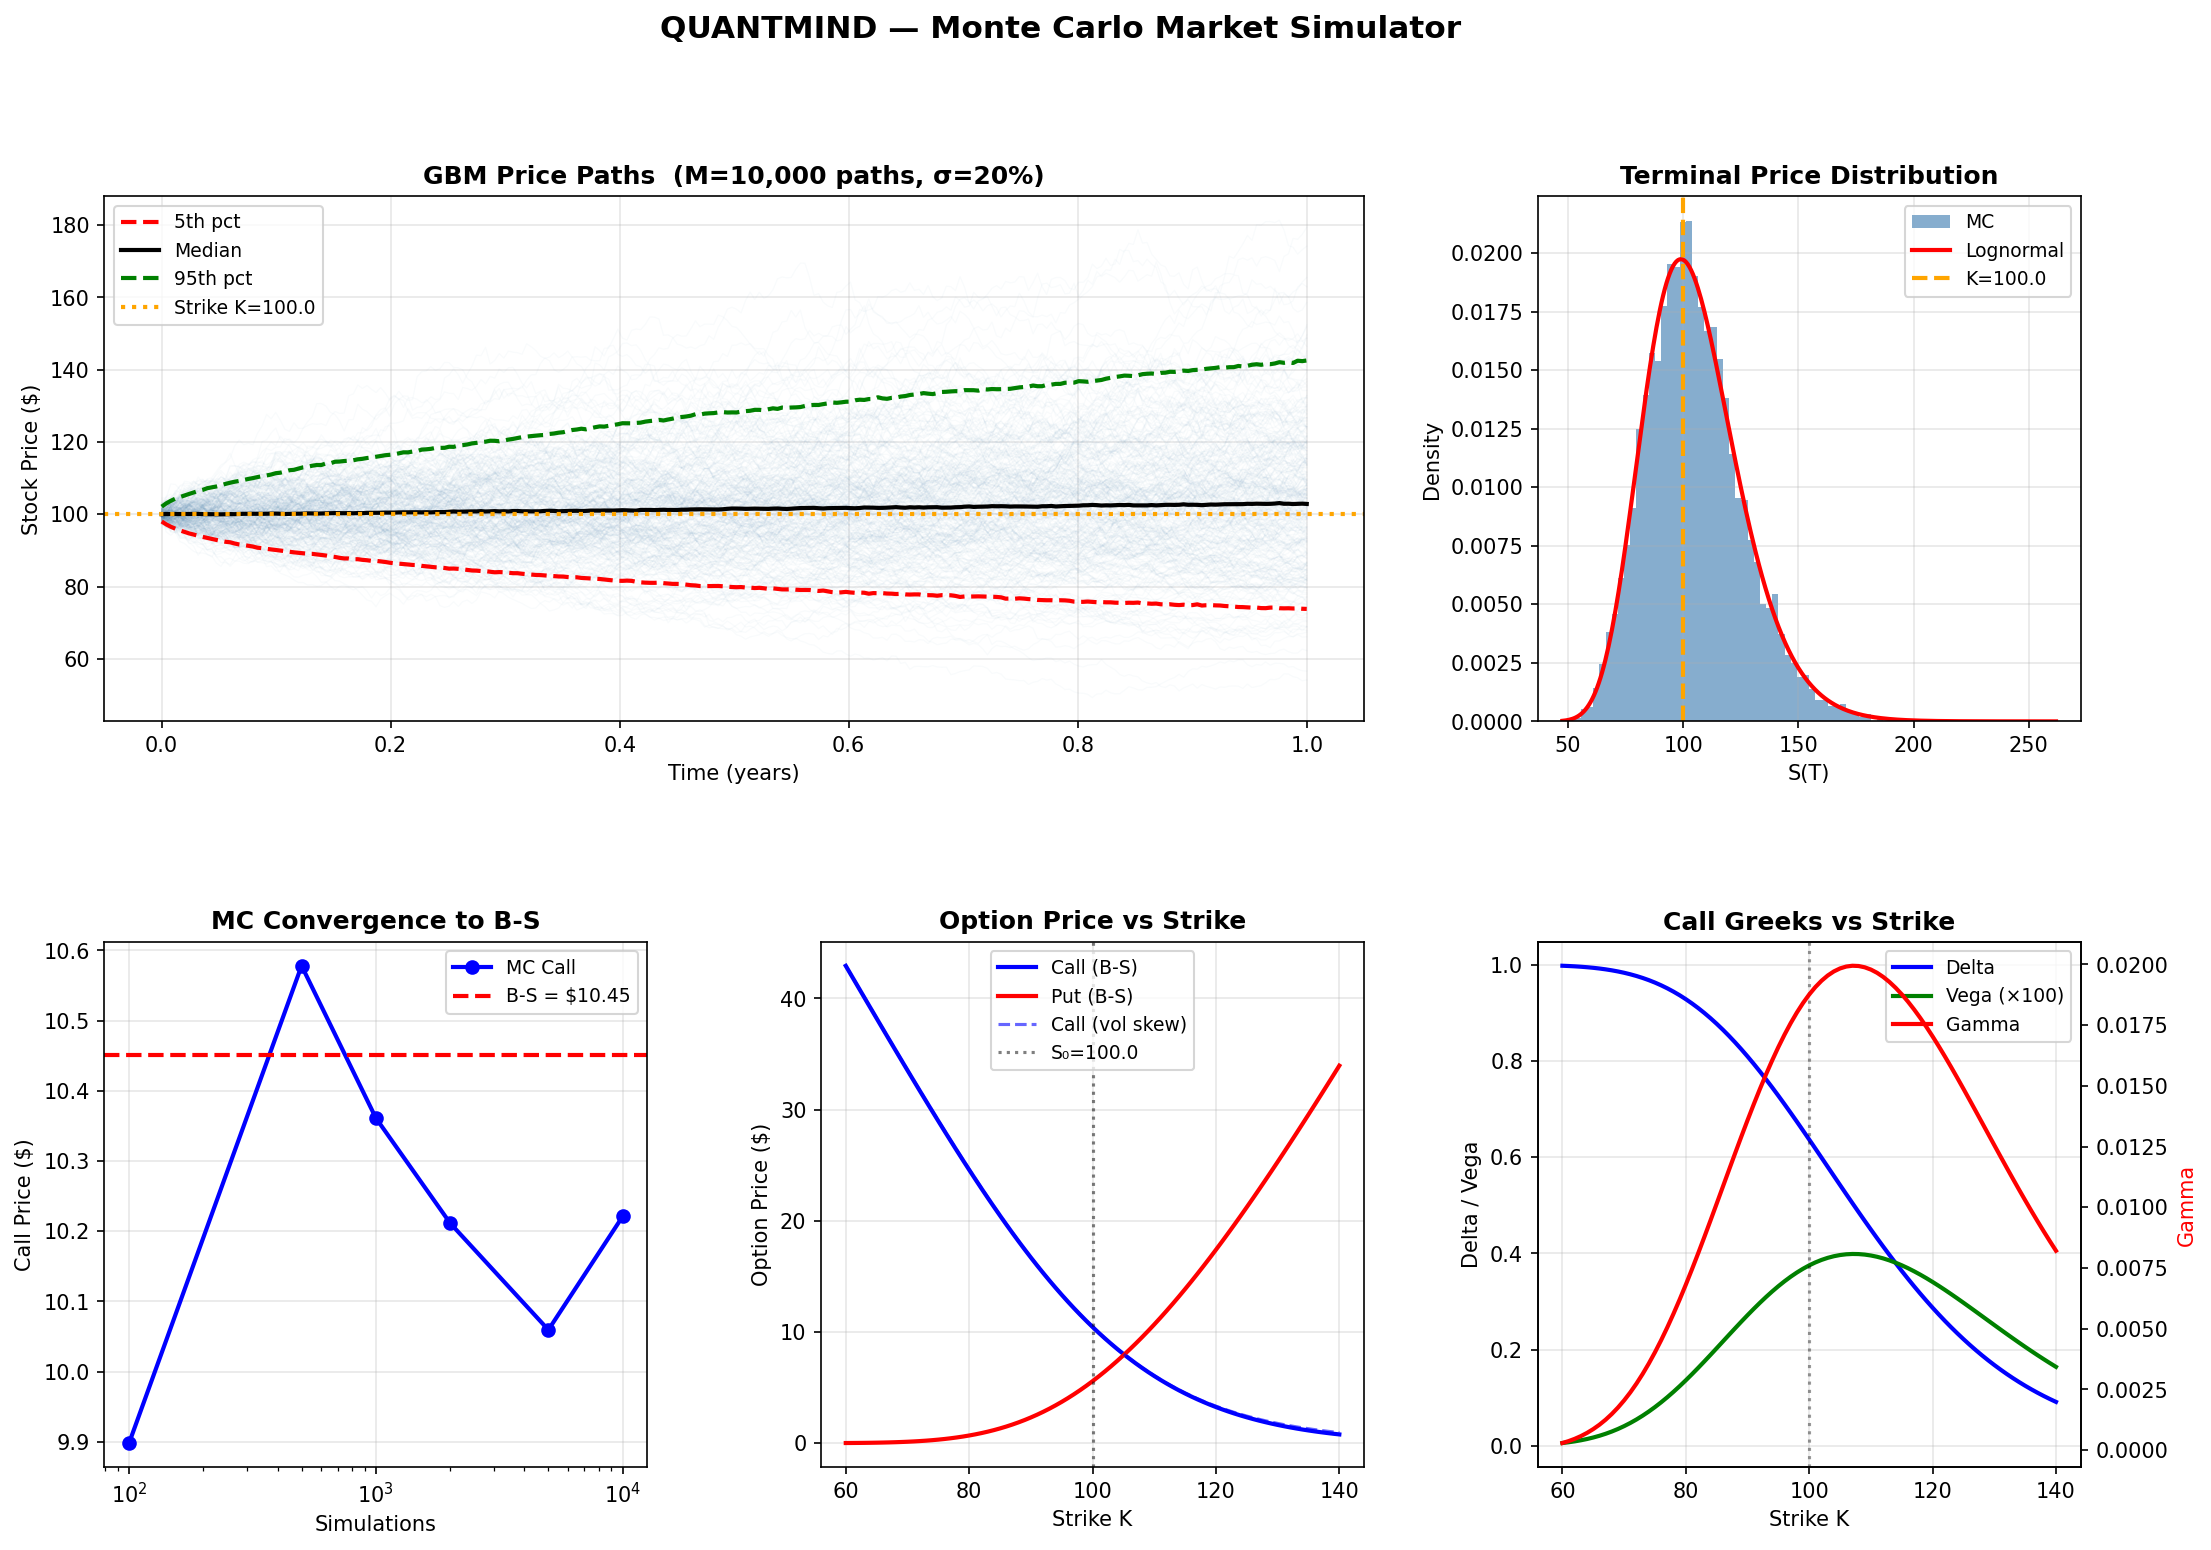

Reproduce this figure in Python.
"""
=============================================================================
  QUANTMIND — Monte Carlo Market Simulator
  Geometric Brownian Motion · Black-Scholes · Options Pricing · Greeks
=============================================================================
  Install : pip install numpy matplotlib scipy
  Run     : python 02_monte_carlo_simulator.py
=============================================================================
"""

import numpy as np
import matplotlib.pyplot as plt
import matplotlib.gridspec as gridspec
from scipy.stats import norm, lognorm
import warnings
warnings.filterwarnings('ignore')

np.random.seed(42)

print("="*62)
print("  QUANTMIND — Monte Carlo Market Simulator")
print("  GBM Simulation + Black-Scholes Options Pricing")
print("="*62)

# ─────────────────────────────────────────────────────────────────────────────
# PARAMETERS — Edit these freely
# ─────────────────────────────────────────────────────────────────────────────
S0    = 100.0    # Current stock price ($)
K     = 100.0    # Strike price ($)
T     = 1.0      # Time to expiry (years)
r     = 0.05     # Risk-free rate (annualized)
sigma = 0.20     # Volatility (annualized)
N     = 252      # Time steps per path (trading days)
M     = 10_000   # Monte Carlo paths

dt = T / N

print(f"\n  Parameters: S₀={S0} | K={K} | T={T}yr | r={r:.0%} | σ={sigma:.0%}")
print(f"  {M:,} paths × {N} steps\n")

# ─────────────────────────────────────────────────────────────────────────────
# SECTION 1 — GBM Simulation
#   Exact solution: S(t) = S₀ · exp((r - σ²/2)t + σ·W(t))
# ─────────────────────────────────────────────────────────────────────────────
print("─"*62)
print("  SECTION 1: Geometric Brownian Motion Simulation")

Z            = np.random.standard_normal((M, N))
increments   = (r - 0.5*sigma**2)*dt + sigma*np.sqrt(dt)*Z
S            = S0 * np.exp(np.cumsum(increments, axis=1))   # shape: (M, N)
S_T          = S[:, -1]                                      # terminal prices

E_ST_ana  = S0 * np.exp(r*T)
Std_ST_ana = S0 * np.exp(r*T) * np.sqrt(np.exp(sigma**2*T) - 1)

print(f"  E[S(T)] : analytical = {E_ST_ana:.4f}  |  simulated = {np.mean(S_T):.4f}")
print(f"  Std[S(T)]: analytical = {Std_ST_ana:.4f}  |  simulated = {np.std(S_T):.4f}")

# ─────────────────────────────────────────────────────────────────────────────
# SECTION 2 — Black-Scholes Analytical Solution
# ─────────────────────────────────────────────────────────────────────────────
print("\n" + "─"*62)
print("  SECTION 2: Black-Scholes Analytical Pricing")

def black_scholes(S0, K, T, r, sigma, opt='call'):
    """Return price and full Greeks for a European option."""
    d1 = (np.log(S0/K) + (r + 0.5*sigma**2)*T) / (sigma*np.sqrt(T))
    d2 = d1 - sigma*np.sqrt(T)
    pv_K = K * np.exp(-r*T)

    if opt == 'call':
        price = S0*norm.cdf(d1) - pv_K*norm.cdf(d2)
        delta = norm.cdf(d1)
        theta = (-(S0*norm.pdf(d1)*sigma)/(2*np.sqrt(T))
                 - r*pv_K*norm.cdf(d2)) / 365
        rho   = pv_K * T * norm.cdf(d2) / 100
    else:
        price = pv_K*norm.cdf(-d2) - S0*norm.cdf(-d1)
        delta = -norm.cdf(-d1)
        theta = (-(S0*norm.pdf(d1)*sigma)/(2*np.sqrt(T))
                 + r*pv_K*norm.cdf(-d2)) / 365
        rho   = -pv_K * T * norm.cdf(-d2) / 100

    gamma = norm.pdf(d1) / (S0*sigma*np.sqrt(T))
    vega  = S0 * norm.pdf(d1) * np.sqrt(T) / 100   # per 1% vol change

    return dict(price=price, delta=delta, gamma=gamma,
                vega=vega, theta=theta, rho=rho, d1=d1, d2=d2)

call_bs = black_scholes(S0, K, T, r, sigma, 'call')
put_bs  = black_scholes(S0, K, T, r, sigma, 'put')

print(f"\n  BLACK-SCHOLES PRICES")
print(f"  Call = ${call_bs['price']:.4f}   Put = ${put_bs['price']:.4f}")

pcp_lhs = call_bs['price'] - put_bs['price']
pcp_rhs = S0 - K*np.exp(-r*T)
print(f"\n  PUT-CALL PARITY CHECK: C − P = {pcp_lhs:.4f}  |  S₀ − Ke^(−rT) = {pcp_rhs:.4f}")
print(f"  {'✅ HOLDS' if abs(pcp_lhs - pcp_rhs) < 0.001 else '❌ FAILS'}")

print(f"\n  GREEKS (Call option, ATM)")
for g, v in [('Δ Delta ', call_bs['delta']),
             ('Γ Gamma ', call_bs['gamma']),
             ('ν Vega  ', call_bs['vega']),
             ('Θ Theta ', call_bs['theta']),
             ('ρ Rho   ', call_bs['rho'])]:
    desc = {'Δ Delta ': '[ΔPrice / ΔS]',
            'Γ Gamma ': '[ΔDelta / ΔS]',
            'ν Vega  ': '[per 1% vol move]',
            'Θ Theta ': '[daily decay $]',
            'ρ Rho   ': '[per 1% rate move]'}[g]
    print(f"    {g} = {v:>8.4f}   {desc}")

# ─────────────────────────────────────────────────────────────────────────────
# SECTION 3 — Monte Carlo Option Pricing
# ─────────────────────────────────────────────────────────────────────────────
print("\n" + "─"*62)
print("  SECTION 3: Monte Carlo Option Pricing")

disc    = np.exp(-r*T)
call_mc = disc * np.mean(np.maximum(S_T - K, 0))
put_mc  = disc * np.mean(np.maximum(K - S_T, 0))
call_se = disc * np.std(np.maximum(S_T-K,0)) / np.sqrt(M)
put_se  = disc * np.std(np.maximum(K-S_T,0)) / np.sqrt(M)

print(f"\n  {'':6} {'MC Price':>10} {'95% CI':>24} {'B-S':>8} {'Error':>8}")
print(f"  {'-'*58}")
for name, mc, se, bs in [('Call', call_mc, call_se, call_bs['price']),
                          ('Put ', put_mc, put_se,  put_bs['price'])]:
    err = (mc - bs)/bs * 100
    ci  = f"[{mc-1.96*se:.4f}, {mc+1.96*se:.4f}]"
    print(f"  {name}   ${mc:>9.4f}  {ci:>24}  ${bs:>7.4f} {err:>+7.2f}%")

print(f"\n  ✅ Monte Carlo converges to Black-Scholes as M → ∞")

# ─────────────────────────────────────────────────────────────────────────────
# SECTION 4 — Sensitivity Across Strikes
# ─────────────────────────────────────────────────────────────────────────────
print("\n" + "─"*62)
print("  SECTION 4: Option Sensitivity — Strike vs Price / Greeks")

strikes      = np.linspace(60, 140, 81)
call_prices  = [black_scholes(S0, k, T, r, sigma, 'call')['price'] for k in strikes]
put_prices   = [black_scholes(S0, k, T, r, sigma, 'put')['price']  for k in strikes]
call_deltas  = [black_scholes(S0, k, T, r, sigma, 'call')['delta'] for k in strikes]
call_gammas  = [black_scholes(S0, k, T, r, sigma, 'call')['gamma'] for k in strikes]
call_vegas   = [black_scholes(S0, k, T, r, sigma, 'call')['vega']  for k in strikes]

# Volatility smile hint (skew): vary sigma across strikes
sigma_skew = sigma + 0.002 * ((strikes - S0)/S0)**2 * 30
call_smile = [black_scholes(S0, k, T, r, s, 'call')['price']
              for k, s in zip(strikes, sigma_skew)]

# MC convergence by path count
path_counts = [100, 500, 1000, 2000, 5000, 10000]
mc_conv     = [np.exp(-r*T)*np.mean(np.maximum(S[:n,-1]-K,0)) for n in path_counts]

print("  Sensitivity table computed. Generating plots...")

# ─────────────────────────────────────────────────────────────────────────────
# PLOTS
# ─────────────────────────────────────────────────────────────────────────────
fig = plt.figure(figsize=(17, 11))
fig.suptitle('QUANTMIND — Monte Carlo Market Simulator', fontsize=15, fontweight='bold', y=0.99)
gs  = gridspec.GridSpec(2, 3, figure=fig, hspace=0.42, wspace=0.32)

# — Plot 1: GBM Price Paths ——————————————————————————————————————
ax1 = fig.add_subplot(gs[0, :2])
t_axis = np.linspace(0, T, N)
for i in range(min(300, M)):
    ax1.plot(t_axis, S[i], alpha=0.03, color='steelblue', linewidth=0.6)
ax1.plot(t_axis, np.percentile(S,  5, axis=0), 'r--', lw=2, label='5th pct')
ax1.plot(t_axis, np.percentile(S, 50, axis=0), 'k-',  lw=2, label='Median')
ax1.plot(t_axis, np.percentile(S, 95, axis=0), 'g--', lw=2, label='95th pct')
ax1.axhline(K, color='orange', linestyle=':', lw=2, label=f'Strike K={K}')
ax1.set_title(f'GBM Price Paths  (M={M:,} paths, σ={sigma:.0%})', fontweight='bold')
ax1.set_xlabel('Time (years)'); ax1.set_ylabel('Stock Price ($)')
ax1.legend(fontsize=9); ax1.grid(alpha=0.3)

# — Plot 2: Terminal Price Distribution ——————————————————————————
ax2 = fig.add_subplot(gs[0, 2])
ax2.hist(S_T, bins=80, density=True, color='steelblue', alpha=0.65, label='MC')
xs = np.linspace(S_T.min(), S_T.max(), 300)
mu_ln  = np.log(S0) + (r - 0.5*sigma**2)*T
std_ln = sigma*np.sqrt(T)
ax2.plot(xs, lognorm.pdf(xs, s=std_ln, scale=np.exp(mu_ln)), 'r-', lw=2, label='Lognormal')
ax2.axvline(K, color='orange', linestyle='--', lw=2, label=f'K={K}')
ax2.set_title('Terminal Price Distribution', fontweight='bold')
ax2.set_xlabel('S(T)'); ax2.set_ylabel('Density')
ax2.legend(fontsize=9); ax2.grid(alpha=0.3)

# — Plot 3: MC Convergence to B-S ————————————————————————————————
ax3 = fig.add_subplot(gs[1, 0])
ax3.semilogx(path_counts, mc_conv, 'bo-', lw=2, markersize=6, label='MC Call')
ax3.axhline(call_bs['price'], color='r', linestyle='--', lw=2,
            label=f"B-S = ${call_bs['price']:.2f}")
ax3.set_title('MC Convergence to B-S', fontweight='bold')
ax3.set_xlabel('Simulations'); ax3.set_ylabel('Call Price ($)')
ax3.legend(fontsize=9); ax3.grid(alpha=0.3)

# — Plot 4: Option Price vs Strike ———————————————————————————————
ax4 = fig.add_subplot(gs[1, 1])
ax4.plot(strikes, call_prices,  'b-', lw=2, label='Call (B-S)')
ax4.plot(strikes, put_prices,   'r-', lw=2, label='Put (B-S)')
ax4.plot(strikes, call_smile,   'b--', lw=1.5, alpha=0.6, label='Call (vol skew)')
ax4.axvline(S0, color='k', linestyle=':', alpha=0.5, label=f'S₀={S0}')
ax4.set_title('Option Price vs Strike', fontweight='bold')
ax4.set_xlabel('Strike K'); ax4.set_ylabel('Option Price ($)')
ax4.legend(fontsize=9); ax4.grid(alpha=0.3)

# — Plot 5: Greeks vs Strike —————————————————————————————————————
ax5  = fig.add_subplot(gs[1, 2])
ax5r = ax5.twinx()
ax5.plot(strikes, call_deltas, 'b-',  lw=2, label='Delta')
ax5.plot(strikes, call_vegas,  'g-',  lw=2, label='Vega (×100)')
ax5r.plot(strikes, call_gammas, 'r-', lw=2, label='Gamma')
ax5.set_title('Call Greeks vs Strike', fontweight='bold')
ax5.set_xlabel('Strike K')
ax5.set_ylabel('Delta / Vega', color='k')
ax5r.set_ylabel('Gamma', color='r')
ax5.axvline(S0, color='k', linestyle=':', alpha=0.4)
lines = ax5.get_legend_handles_labels()[0] + ax5r.get_legend_handles_labels()[0]
labs  = ax5.get_legend_handles_labels()[1] + ax5r.get_legend_handles_labels()[1]
ax5.legend(lines, labs, fontsize=9); ax5.grid(alpha=0.3)

plt.savefig('02_monte_carlo_simulator.png', dpi=150, bbox_inches='tight')
plt.show()

print("\n" + "="*62)
print("  ✅ QUANTMIND Monte Carlo Simulator — Complete")
print(f"  MC Call = ${call_mc:.4f}  |  B-S Call = ${call_bs['price']:.4f}")
print(f"  MC Put  = ${put_mc:.4f}  |  B-S Put  = ${put_bs['price']:.4f}")
print(f"  Put-Call Parity: ✅  |  Greeks computed for all strikes")
print("  Plot saved: 02_monte_carlo_simulator.png")
print("="*62)
